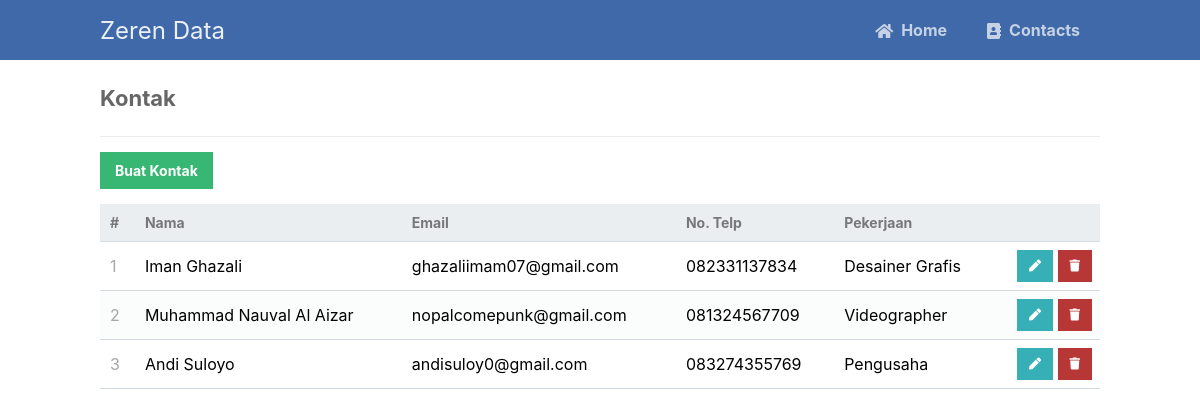
The app's page /read.php with its own data.
### tables this page shows
CREATE TABLE `kontak` (
  `id` int(11) NOT NULL,
  `nama` varchar(50) NOT NULL,
  `email` varchar(50) NOT NULL,
  `notelp` varchar(30) NOT NULL,
  `pekerjaan` varchar(50) NOT NULL
);

### read.php (the view, shortened to what this page needs)
<?php
include 'functions.php';
$pdo = pdo_connect_mysql();
$page = isset($_GET['page']) && is_numeric($_GET['page']) ? (int)$_GET['page'] : 1;
$records_per_page = 5;
$stmt = $pdo->prepare('SELECT * FROM kontak ORDER BY id LIMIT :current_page, :record_per_page');
$stmt->bindValue(':current_page', ($page-1)*$records_per_page, PDO::PARAM_INT);
$stmt->bindValue(':record_per_page', $records_per_page, PDO::PARAM_INT);
$stmt->execute();
$contacts = $stmt->fetchAll(PDO::FETCH_ASSOC);
?>
<?=template_header('Read')?>
<div class="content read">
	<h2>Kontak</h2>
	<a href="create.php" class="create-contact">Buat Kontak</a>
	<table>
        <thead>
            <tr>
                <td>#</td>
                <td>Nama</td>
                <td>Email</td>
                <td>No. Telp</td>
                <td>Pekerjaan</td>
                <td></td>
            </tr>
        </thead>
        <tbody>
            <?php foreach ($contacts as $contact): ?>
            <tr>
                <td><?=$contact['id']?></td>
                <td><?=$contact['nama']?></td>
                <td><?=$contact['email']?></td>
                <td><?=$contact['notelp']?></td>
                <td><?=$contact['pekerjaan']?></td>
                <td class="actions">
                    <a href="update.php?id=<?=$contact['id']?>" class="edit"><i class="fas fa-pen fa-xs"></i></a>
                    <a href="delete.php?id=<?=$contact['id']?>" class="trash"><i class="fas fa-trash fa-xs"></i></a>
                </td>
            </tr>
            <?php endforeach; ?>
        </tbody>
    </table>
</div>
<?=template_footer()?>

### functions.php (shortened to what this page needs)
<?php
function template_header($title) {
echo <<<EOT
<!DOCTYPE html>
<html>
	<head>
		<meta charset="utf-8">
		<title>$title</title>
		<link href="style.css" rel="stylesheet" type="text/css">
		<link rel="stylesheet" href="https://use.fontawesome.com/releases/v5.7.1/css/all.css">
	</head>
	<body>
    <nav class="navtop">
    	<div>
    		<h1>Zeren Data</h1>
            <a href="index.php"><i class="fas fa-home"></i>Home</a>
    		<a href="read.php"><i class="fas fa-address-book"></i>Contacts</a>
    	</div>
    </nav>
EOT;
}
function template_footer() {
echo <<<EOT
    </body>
</html>
EOT;
}
?>

### style.css (style rules this page uses)
* { box-sizing: border-box; font-family: -apple-system, BlinkMacSystemFont, "segoe ui", roboto, oxygen, ubuntu, cantarell, "fira sans", "droid sans", "helvetica neue", Arial, sans-serif; font-size: 16px; -webkit-font-smoothing: antialiased; -moz-osx-font-smoothing: grayscale; }
body { background-color: #FFFFFF; margin: 0; }
.navtop { background-color: #3f69a8; height: 60px; width: 100%; border: 0; }
.navtop div { display: flex; margin: 0 auto; width: 1000px; height: 100%; }
.navtop div h1, .navtop div a { display: inline-flex; align-items: center; }
.navtop div h1 { flex: 1; font-size: 24px; padding: 0; margin: 0; color: #ecf0f6; font-weight: normal; }
.navtop div a { padding: 0 20px; text-decoration: none; color: #c5d2e5; font-weight: bold; }
.navtop div a i { padding: 2px 8px 0 0; }
.content { width: 1000px; margin: 0 auto; }
.content h2 { margin: 0; padding: 25px 0; font-size: 22px; border-bottom: 1px solid #ebebeb; color: #666666; }
.read .create-contact { display: inline-block; text-decoration: none; background-color: #38b673; font-weight: bold; font-size: 14px; color: #FFFFFF; padding: 10px 15px; margin: 15px 0; }
.read table { width: 100%; padding-top: 30px; border-collapse: collapse; }
.read table thead { background-color: #ebeef1; border-bottom: 1px solid #d3dae0; }
.read table thead td { padding: 10px; font-weight: bold; color: #767779; font-size: 14px; }
.read table tbody tr { border-bottom: 1px solid #d3dae0; }
.read table tbody tr:nth-child(even) { background-color: #fbfcfc; }
.read table tbody tr td { padding: 10px; }
.read table tbody tr td:nth-child(1) { color: #a5a7a9; }
.read table tbody tr td.actions { padding: 8px; text-align: right; }
.read table tbody tr td.actions .edit, .read table tbody tr td.actions .trash { display: inline-flex; text-align: right; text-decoration: none; color: #FFFFFF; padding: 10px 12px; }
.read table tbody tr td.actions .trash { background-color: #b73737; }
.read table tbody tr td.actions .edit { background-color: #37afb7; }

### records on screen
kontak: id "1", nama "Iman Ghazali", email "ghazaliimam07@gmail.com", notelp "082331137834", pekerjaan "Desainer Grafis"
kontak: id "2", nama "Muhammad Nauval Al Aizar", email "nopalcomepunk@gmail.com", notelp "081324567709", pekerjaan "Videographer"
kontak: id "3", nama "Andi Suloyo", email "andisuloy0@gmail.com", notelp "083274355769", pekerjaan "Pengusaha"
